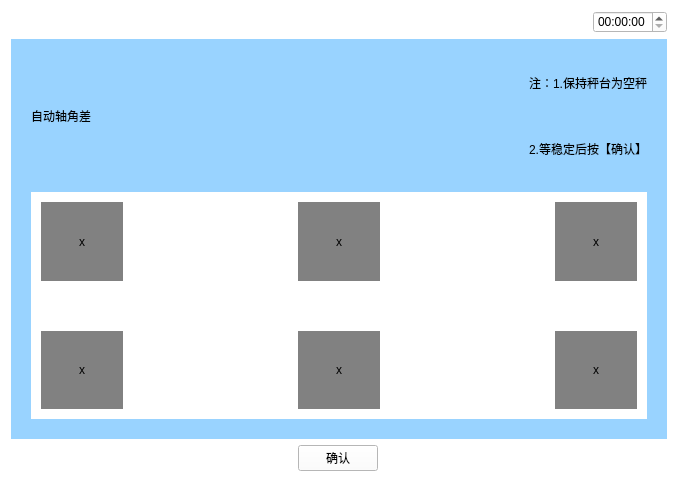
<?xml version="1.0" encoding="UTF-8"?>
<ui version="4.0">
 <class>Zidongzhoujiaocha</class>
 <widget class="QWidget" name="Zidongzhoujiaocha">
  <property name="geometry">
   <rect>
    <x>0</x>
    <y>0</y>
    <width>678</width>
    <height>482</height>
   </rect>
  </property>
  <property name="windowTitle">
   <string>Form</string>
  </property>
  <property name="styleSheet">
   <string notr="true">background-color: rgb(255, 255, 255);</string>
  </property>
  <layout class="QVBoxLayout" name="verticalLayout_3" stretch="1,5,1">
   <item>
    <layout class="QHBoxLayout" name="horizontalLayout_6">
     <item>
      <widget class="QPushButton" name="pushButton_5">
       <property name="text">
        <string/>
       </property>
       <property name="icon">
        <iconset resource="myimages.qrc">
         <normaloff>:/image/images/4g.png</normaloff>:/image/images/4g.png</iconset>
       </property>
       <property name="flat">
        <bool>true</bool>
       </property>
      </widget>
     </item>
     <item>
      <widget class="QPushButton" name="pushButton_6">
       <property name="text">
        <string/>
       </property>
       <property name="icon">
        <iconset resource="myimages.qrc">
         <normaloff>:/image/images/wireless.svg</normaloff>:/image/images/wireless.svg</iconset>
       </property>
       <property name="flat">
        <bool>true</bool>
       </property>
      </widget>
     </item>
     <item>
      <widget class="QPushButton" name="pushButton_7">
       <property name="text">
        <string/>
       </property>
       <property name="icon">
        <iconset resource="myimages.qrc">
         <normaloff>:/image/images/bl.svg</normaloff>:/image/images/bl.svg</iconset>
       </property>
       <property name="flat">
        <bool>true</bool>
       </property>
      </widget>
     </item>
     <item>
      <widget class="QPushButton" name="pushButton_8">
       <property name="text">
        <string/>
       </property>
       <property name="icon">
        <iconset resource="myimages.qrc">
         <normaloff>:/image/images/locate.svg</normaloff>:/image/images/locate.svg</iconset>
       </property>
       <property name="flat">
        <bool>true</bool>
       </property>
      </widget>
     </item>
     <item>
      <spacer name="horizontalSpacer_5">
       <property name="orientation">
        <enum>Qt::Horizontal</enum>
       </property>
       <property name="sizeHint" stdset="0">
        <size>
         <width>40</width>
         <height>20</height>
        </size>
       </property>
      </spacer>
     </item>
     <item>
      <widget class="QTimeEdit" name="timeEdit_3"/>
     </item>
    </layout>
   </item>
   <item>
    <widget class="QWidget" name="widget" native="true">
     <property name="sizePolicy">
      <sizepolicy hsizetype="Preferred" vsizetype="Preferred">
       <horstretch>0</horstretch>
       <verstretch>0</verstretch>
      </sizepolicy>
     </property>
     <property name="contextMenuPolicy">
      <enum>Qt::DefaultContextMenu</enum>
     </property>
     <property name="styleSheet">
      <string notr="true">background-color: rgb(153, 211, 255);</string>
     </property>
     <layout class="QVBoxLayout" name="verticalLayout_2" stretch="1,2">
      <property name="spacing">
       <number>20</number>
      </property>
      <property name="margin">
       <number>20</number>
      </property>
      <item>
       <layout class="QHBoxLayout" name="horizontalLayout">
        <item>
         <widget class="QLabel" name="label">
          <property name="text">
           <string>自动轴角差</string>
          </property>
         </widget>
        </item>
        <item>
         <spacer name="horizontalSpacer">
          <property name="orientation">
           <enum>Qt::Horizontal</enum>
          </property>
          <property name="sizeHint" stdset="0">
           <size>
            <width>40</width>
            <height>20</height>
           </size>
          </property>
         </spacer>
        </item>
        <item>
         <layout class="QVBoxLayout" name="verticalLayout">
          <item>
           <widget class="QLabel" name="label_2">
            <property name="text">
             <string>注：1.保持秤台为空秤</string>
            </property>
           </widget>
          </item>
          <item>
           <widget class="QLabel" name="label_3">
            <property name="text">
             <string>2.等稳定后按【确认】</string>
            </property>
            <property name="alignment">
             <set>Qt::AlignRight|Qt::AlignTrailing|Qt::AlignVCenter</set>
            </property>
           </widget>
          </item>
         </layout>
        </item>
       </layout>
      </item>
      <item>
       <widget class="QWidget" name="widget_2" native="true">
        <property name="sizePolicy">
         <sizepolicy hsizetype="Preferred" vsizetype="Preferred">
          <horstretch>0</horstretch>
          <verstretch>0</verstretch>
         </sizepolicy>
        </property>
        <property name="styleSheet">
         <string notr="true">background-color: rgb(255, 255, 255);</string>
        </property>
        <layout class="QGridLayout" name="gridLayout">
         <property name="horizontalSpacing">
          <number>175</number>
         </property>
         <property name="verticalSpacing">
          <number>50</number>
         </property>
         <property name="margin">
          <number>10</number>
         </property>
         <item row="0" column="0">
          <widget class="QLabel" name="label_4">
           <property name="styleSheet">
            <string notr="true">background-color: rgb(129, 129, 129);</string>
           </property>
           <property name="text">
            <string>x</string>
           </property>
           <property name="alignment">
            <set>Qt::AlignCenter</set>
           </property>
          </widget>
         </item>
         <item row="0" column="1">
          <widget class="QLabel" name="label_10">
           <property name="styleSheet">
            <string notr="true">background-color: rgb(129, 129, 129);</string>
           </property>
           <property name="text">
            <string>x</string>
           </property>
           <property name="alignment">
            <set>Qt::AlignCenter</set>
           </property>
          </widget>
         </item>
         <item row="0" column="2">
          <widget class="QLabel" name="label_12">
           <property name="styleSheet">
            <string notr="true">background-color: rgb(129, 129, 129);</string>
           </property>
           <property name="text">
            <string>x</string>
           </property>
           <property name="alignment">
            <set>Qt::AlignCenter</set>
           </property>
          </widget>
         </item>
         <item row="1" column="0">
          <widget class="QLabel" name="label_5">
           <property name="styleSheet">
            <string notr="true">background-color: rgb(129, 129, 129);</string>
           </property>
           <property name="text">
            <string>x</string>
           </property>
           <property name="alignment">
            <set>Qt::AlignCenter</set>
           </property>
          </widget>
         </item>
         <item row="1" column="1">
          <widget class="QLabel" name="label_7">
           <property name="styleSheet">
            <string notr="true">background-color: rgb(129, 129, 129);</string>
           </property>
           <property name="text">
            <string>x</string>
           </property>
           <property name="alignment">
            <set>Qt::AlignCenter</set>
           </property>
          </widget>
         </item>
         <item row="1" column="2">
          <widget class="QLabel" name="label_11">
           <property name="styleSheet">
            <string notr="true">background-color: rgb(129, 129, 129);</string>
           </property>
           <property name="text">
            <string>x</string>
           </property>
           <property name="alignment">
            <set>Qt::AlignCenter</set>
           </property>
          </widget>
         </item>
        </layout>
       </widget>
      </item>
     </layout>
    </widget>
   </item>
   <item>
    <layout class="QHBoxLayout" name="horizontalLayout_2">
     <item>
      <widget class="QPushButton" name="returnIndex">
       <property name="font">
        <font>
         <family>AR PL UMing TW MBE</family>
        </font>
       </property>
       <property name="styleSheet">
        <string notr="true">border-image: url(:/image/images/index.svg);</string>
       </property>
       <property name="text">
        <string/>
       </property>
       <property name="icon">
        <iconset resource="myimages.qrc">
         <normaloff>:/image/images/index.svg</normaloff>:/image/images/index.svg</iconset>
       </property>
       <property name="iconSize">
        <size>
         <width>40</width>
         <height>40</height>
        </size>
       </property>
       <property name="flat">
        <bool>true</bool>
       </property>
      </widget>
     </item>
     <item>
      <spacer name="horizontalSpacer_2">
       <property name="orientation">
        <enum>Qt::Horizontal</enum>
       </property>
       <property name="sizeHint" stdset="0">
        <size>
         <width>40</width>
         <height>20</height>
        </size>
       </property>
      </spacer>
     </item>
     <item>
      <widget class="QPushButton" name="confirm">
       <property name="text">
        <string>确认</string>
       </property>
      </widget>
     </item>
     <item>
      <spacer name="horizontalSpacer_3">
       <property name="orientation">
        <enum>Qt::Horizontal</enum>
       </property>
       <property name="sizeHint" stdset="0">
        <size>
         <width>40</width>
         <height>20</height>
        </size>
       </property>
      </spacer>
     </item>
     <item>
      <widget class="QPushButton" name="returnPage">
       <property name="text">
        <string/>
       </property>
       <property name="icon">
        <iconset resource="myimages.qrc">
         <normaloff>:/image/images/shangyiye.svg</normaloff>:/image/images/shangyiye.svg</iconset>
       </property>
       <property name="iconSize">
        <size>
         <width>40</width>
         <height>40</height>
        </size>
       </property>
       <property name="flat">
        <bool>true</bool>
       </property>
      </widget>
     </item>
    </layout>
   </item>
  </layout>
 </widget>
 <resources>
  <include location="myimages.qrc"/>
 </resources>
 <connections/>
</ui>
